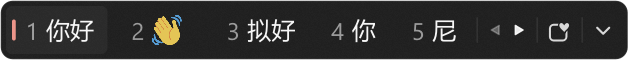
#> input picture assets/screenshots/cand_win.png, 629 x 60 px, found by its file name
$ python measure_cand.py
#> lines starting #> are read from the running program, lines starting #| are printed output that depends on the picture; after the words box and inside, x2 and y2 are one past the last pixel; in counts of white or black regions, pixels touching at a corner belong together
from PIL import Image
import numpy as np

def measure_cand():
    im = Image.open('cand_win.png').convert('RGB')
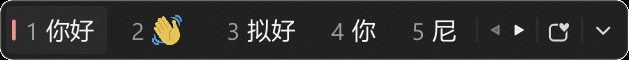
#> im: PIL image 629x60 RGB; mean R, G, B 48.7, 48.3, 47
    arr = np.array(im)
    h, w, _ = arr.shape
#> h = 60; w = 629
    print(f"cand_win shape: {w}x{h}")
#| cand_win shape: 629x60

    # Cyan accent bar
    cyan_mask = (arr[:, :, 2] > 100) & (arr[:, :, 1] > 100) & (arr[:, :, 0] < 100)
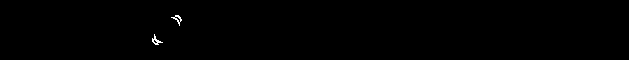
#> cyan_mask: shape (60, 629) bool; 0.22% white in thin lines or dots, all inside (x1, y1, x2, y2) = (152, 15, 182, 45)
    ys, xs = np.where(cyan_mask)
#> ys = 83 values from 15 to 44; xs = 83 values, max 181 at index 26, min 152 at index 46, mean 166
    if len(ys) > 0:
        print(f"Accent bar: x range [{xs.min()}, {xs.max()}], y range [{ys.min()}, {ys.max()}]")
#| Accent bar: x range [152, 181], y range [15, 44]
        print(f"Accent bar width: {xs.max() - xs.min() + 1}, height: {ys.max() - ys.min() + 1}")
#| Accent bar width: 30, height: 30

    # Number 1
    num_mask = (arr[:, :, 0] > 100) & (arr[:, :, 1] > 100) & (arr[:, :, 2] > 100)
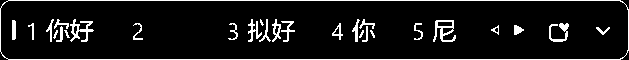
#> num_mask: shape (60, 629) bool; 8.7% white in thin lines or dots
    num1_mask = num_mask & (np.arange(w)[None, :] >= 15) & (np.arange(w)[None, :] <= 35)
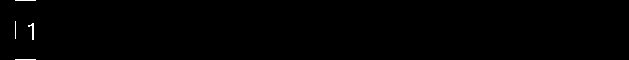
#> num1_mask: shape (60, 629) bool; 0.27% white in thin lines or dots, all inside (x1, y1, x2, y2) = (15, 0, 36, 60)
    num_ys, num_xs = np.where(num1_mask)
#> num_ys = 101 values from 0 to 59; num_xs = 101 values, max 35 at index 20, min 15 at index 0, mean 26.05
    if len(num_ys) > 0:
        print(f"Number '1': x range [{num_xs.min()}, {num_xs.max()}], y range [{num_ys.min()}, {num_ys.max()}]")
#| Number '1': x range [15, 35], y range [0, 59]
        print(f"Number '1' width: {num_xs.max() - num_xs.min() + 1}, height: {num_ys.max() - num_ys.min() + 1}")
#| Number '1' width: 21, height: 60

    # Character 你
    ni_mask = (arr[:, :, 0] > 150) & (arr[:, :, 1] > 150) & (arr[:, :, 2] > 150)
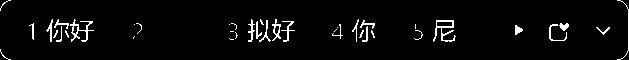
#> ni_mask: shape (60, 629) bool; 3.8% white in thin lines or dots
    ni_mask_1 = ni_mask & (np.arange(w)[None, :] >= 35) & (np.arange(w)[None, :] <= 70)
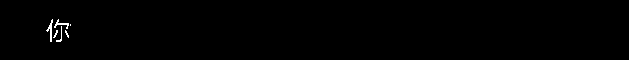
#> ni_mask_1: shape (60, 629) bool; 0.43% white in thin lines or dots, all inside (x1, y1, x2, y2) = (46, 19, 71, 42)
    n_ys, n_xs = np.where(ni_mask_1)
#> n_ys = 162 values from 19 to 41; n_xs = 162 values, max 70 at index 45, min 46 at index 82, mean 56.99
    if len(n_ys) > 0:
        print(f"Char '你': x range [{n_xs.min()}, {n_xs.max()}], y range [{n_ys.min()}, {n_ys.max()}]")
#| Char '你': x range [46, 70], y range [19, 41]
        print(f"Char '你' width: {n_xs.max() - n_xs.min() + 1}, height: {n_ys.max() - n_ys.min() + 1}")
#| Char '你' width: 25, height: 23

if __name__ == '__main__':
    measure_cand()
